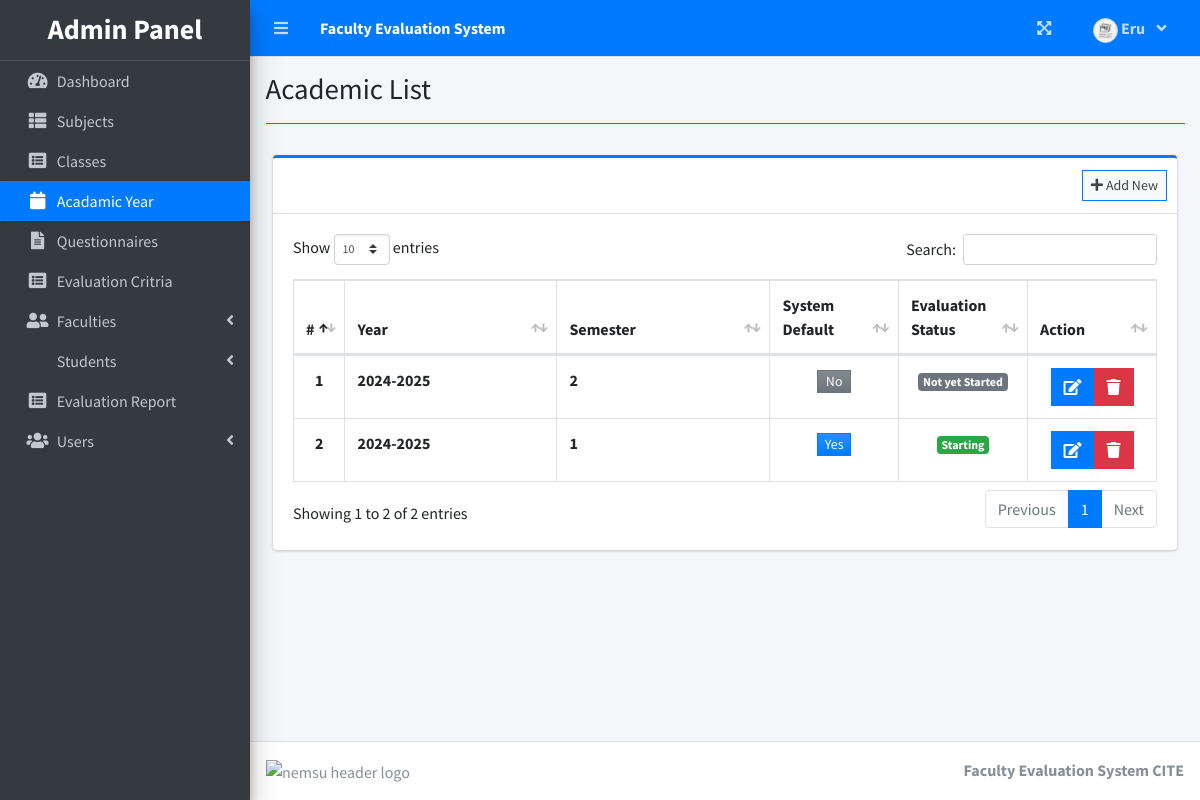
The app's page /index.php?page=academic_list (signed in) with its own data.
### tables this page shows
CREATE TABLE `academic_list` (
  `id` int(30) NOT NULL,
  `year` text NOT NULL,
  `semester` int(30) NOT NULL,
  `is_default` tinyint(1) NOT NULL DEFAULT 0,
  `status` int(1) NOT NULL DEFAULT 0 COMMENT '0=Pending,1=Start,2=Closed'
);

### admin/academic_list.php (the view, shortened to what this page needs)
<?php include'db_connect.php' ?>
<div class="col-lg-12">
	<div class="card card-outline card-primary">
		<div class="card-header">
			<div class="card-tools">
				<a class="btn btn-block btn-sm btn-default btn-flat border-primary new_academic" href="javascript:void(0)"><i class="fa fa-plus"></i> Add New</a>
			</div>
		</div>
		<div class="card-body">
			<table class="table tabe-hover table-bordered" id="list">
				<colgroup>
					<col width="5%">
					<col width="25%">
					<col width="25%">
					<col width="15%">
					<col width="15%">
					<col width="15%">
				</colgroup>
				<thead>
					<tr>
						<th class="text-center">#</th>
						<th>Year</th>
						<th>Semester</th>
						<th>System Default</th>
						<th>Evaluation Status</th>
						<th>Action</th>
					</tr>
				</thead>
				<tbody>
					<?php
					$i = 1;
					$qry = $conn->query("SELECT * FROM academic_list order by abs(year) desc,abs(semester) desc ");
					while($row= $qry->fetch_assoc()):
					?>
					<tr>
						<th class="text-center"><?php echo $i++ ?></th>
						<td><b><?php echo $row['year'] ?></b></td>
						<td><b><?php echo $row['semester'] ?></b></td>
						<td class="text-center">
							<?php if($row['is_default'] == 0): ?>
								<button type="button" class="btn btn-secondary bg-gradient-secondary col-sm-4 btn-flat btn-sm px-1 py-0 make_default" data-id="<?php echo $row['id'] ?>">No</button>
							<?php else: ?>
								<button type="button" class="btn btn-primary bg-gradient-primary col-sm-4 btn-flat btn-sm px-1 py-0">Yes</button>
							<?php endif; ?>
						</td>
						<td class="text-center">
							<?php if($row['status'] == 0): ?>
								<span class="badge badge-secondary">Not yet Started</span>
							<?php elseif($row['status'] == 1): ?>
								<span class="badge badge-success">Starting</span>
							<?php elseif($row['status'] == 2): ?>
								<span class="badge badge-primary">Closed</span>
							<?php endif; ?>
						</td>
						<td class="text-center">
		                    <div class="btn-group">
		                        <a href="javascript:void(0)" data-id='<?php echo $row['id'] ?>' class="btn btn-primary btn-flat manage_academic">
		                          <i class="fas fa-edit"></i>
		                        </a>
		                        <button type="button" class="btn btn-danger btn-flat delete_academic" data-id="<?php echo $row['id'] ?>">
		                          <i class="fas fa-trash"></i>
		                        </button>
	                      </div>
						</td>
					</tr>
				<?php endwhile; ?>
				</tbody>
			</table>
		</div>
	</div>
</div>

### records on screen
academic_list: year "2024-2025", semester "2", status "Not yet Started"
academic_list: year "2024-2025", semester "1", is_default "Yes", status "Starting"

### other values on screen
$_SESSION['system']['name'] "Faculty Evaluation System"
$_SESSION['login_firstname'] "Eru"
$title "Academic List"
